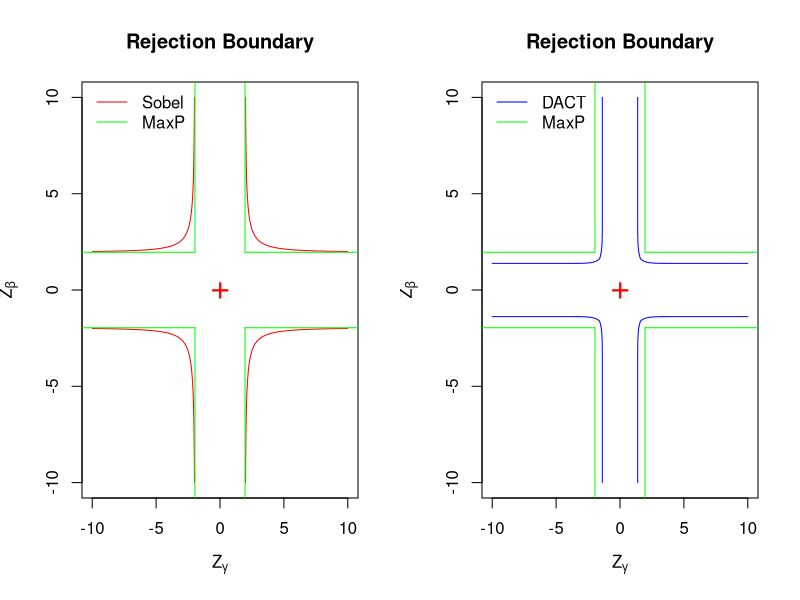

This chart was generated by the following R code:
############################################################
## Composite Null 
############################################################
par(mfrow=c(1,1))

addPoint = function(){
  points(0,0,pch="+",col="red",cex=2)
}

addLines = function(){
  abline(h=0,col="black",lty=1)
  abline(v=0,col="black",lty=1)
  
}

############################
############################
library(graphics)
pdf("Rejection_Sobel_MaxP_DACT.pdf",width = 10,height = 5)
par(mfrow=c(1,2))
C = 1.96
x = seq(-10,10,length=1000)
y = seq(-10,10,length=1000)
z <- outer(x,y,function(x,y) abs(x*y/sqrt(x^2 + y^2)) )
contour(x,y,z,levels=C,drawlabels=FALSE,col="red",cex.lab=1,xlim=c(-10,10),ylim=c(-10,10),xlab =expression(Z[gamma]),ylab=expression(Z[beta]) )
title( "Rejection Boundary",cex=2)
addPoint()
addLines
segments(1.96,1.96,20,1.96,col = "green",cex=2)
segments(1.96,1.96,1.96,20,col = "green",cex=2)

segments(-1.96,1.96,-20,1.96,col = "green",cex=2)
segments(-1.96,1.96,-1.96,20,col = "green",cex=2)

segments(-1.96,-1.96,-20,-1.96,col = "green",cex=2)
segments(1.96,-1.96,20,-1.96,col = "green",cex=2)

segments(-1.96,-1.96,-1.96,-20,col = "green",cex=2)
segments(1.96,-1.96,1.96,-20,col = "green",cex=2)
legend("topleft",c("Sobel","MaxP"),col = c("red","green"),lty =1,bty="n")


###############
DACT = function(x,y){
  
  w1=0.2
  w2=0.2
  w3=1-w1-w2
  p1 = pchisq(x^2,df=1,lower.tail = F)
  p2 = pchisq(y^2,df=1,lower.tail = F)
  p3 = max(p1,p2)^2
  p1*w1+p2*w2+p3*w3
}

C=0.05
n=1000
x = seq(-10,10,length=n)
y = seq(-10,10,length=n)

z = matrix(NA,ncol=n,nrow=n)
for(i in 1:n){
  for(j in 1:n){
    z[i,j] = DACT(x[i],y[j])
  }
}

contour(x,y,z,levels=C,drawlabels=FALSE,col="blue",cex.lab=1,xlim=c(-10,10),ylim=c(-10,10),xlab =expression(Z[gamma]),ylab=expression(Z[beta]) )
title( "Rejection Boundary",cex=2)
addPoint()
addLines
segments(1.96,1.96,20,1.96,col = "green",cex=2)
segments(1.96,1.96,1.96,20,col = "green",cex=2)

segments(-1.96,1.96,-20,1.96,col = "green",cex=2)
segments(-1.96,1.96,-1.96,20,col = "green",cex=2)

segments(-1.96,-1.96,-20,-1.96,col = "green",cex=2)
segments(1.96,-1.96,20,-1.96,col = "green",cex=2)

segments(-1.96,-1.96,-1.96,-20,col = "green",cex=2)
segments(1.96,-1.96,1.96,-20,col = "green",cex=2)
legend("topleft",c("DACT","MaxP"),col = c("blue","green"),lty =1,bty="n")
dev.off()